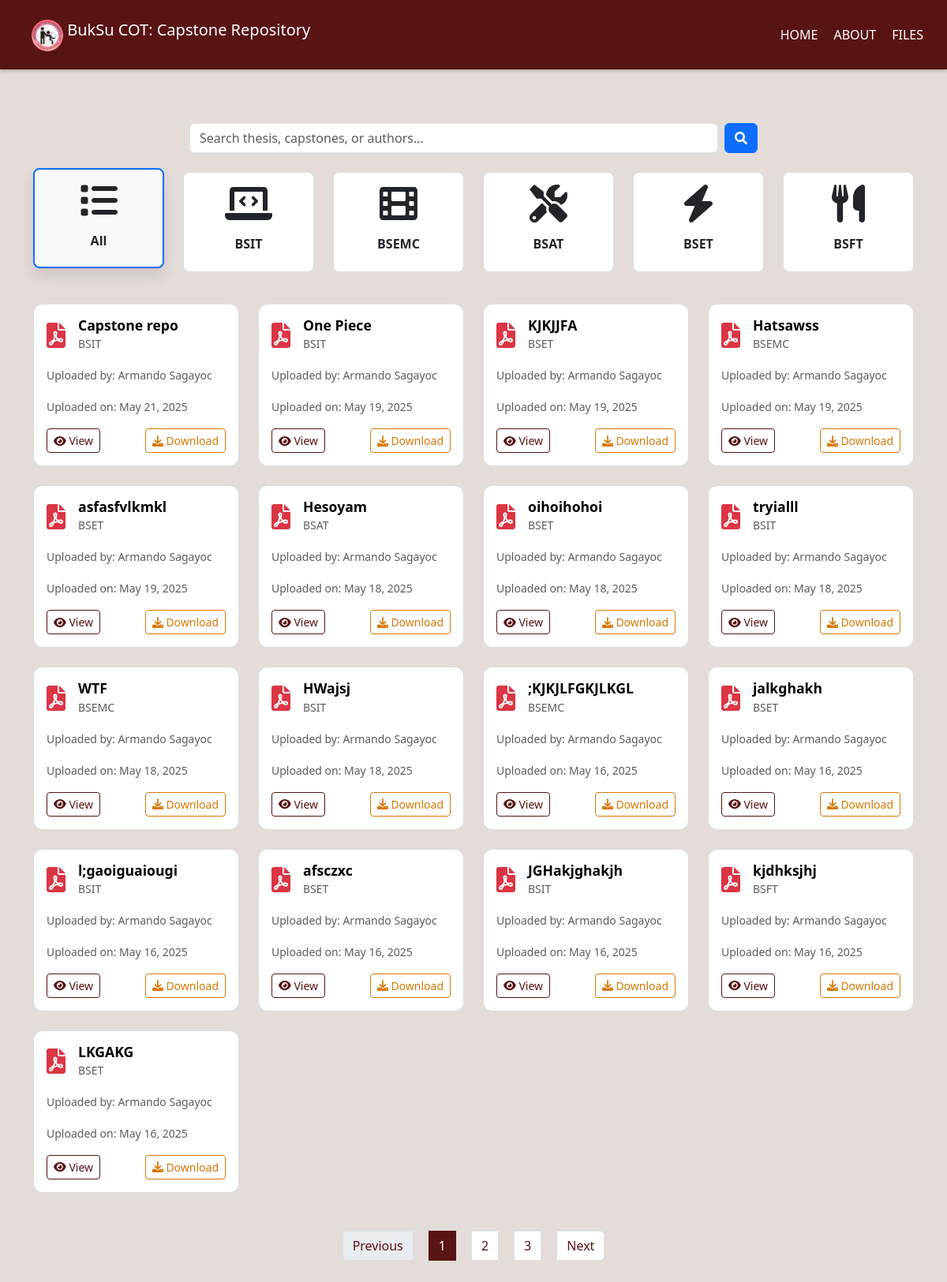
Page /student/publicfiles.php on the committed database.
### tables this page shows
CREATE TABLE `uploads` (
  `id` int(11) NOT NULL,
  `filename` varchar(255) NOT NULL,
  `uploader` varchar(255) NOT NULL,
  `upload_date` datetime DEFAULT current_timestamp(),
  `status` enum('pending','approved','rejected') DEFAULT 'pending',
  `approved` tinyint(1) DEFAULT 0,
  `thesis_name` varchar(255) NOT NULL,
  `group_name` varchar(255) NOT NULL,
  `department_name` varchar(50) NOT NULL,
  `uploaded_by` varchar(255) NOT NULL,
  `uploader_email` varchar(255) DEFAULT NULL,
  `user_id` int(11) DEFAULT NULL
);

### student/publicfiles.php (the view, shortened to what this page needs)
<?php
$mysqli = new mysqli("localhost", "root", "", "thesis_db");
$departmentFilter = $_GET['department'] ?? '';
$search = $_GET['search'] ?? '';
$query = "SELECT * FROM uploads WHERE status = 'Approved'";
$query .= " ORDER BY upload_date DESC";
$result = null;
if ($stmt = $mysqli->prepare($query)) {
    $stmt->execute();
    $result = $stmt->get_result();
} else {
    $uploadStatus = '<div class="alert alert-danger">Query prepare failed: ' . $mysqli->error . '</div>';
}
?>
<!DOCTYPE html>
<!DOCTYPE html>
<html lang="en">
<head>
    <link rel="stylesheet" href="../bootstrap-5.3.3-dist/bootstrap-5.3.3-dist/css/bootstrap.min.css">
    <link rel="stylesheet" href="https://cdnjs.cloudflare.com/ajax/libs/font-awesome/6.0.0/css/all.min.css">
    <link rel="stylesheet" href="https://cdn.jsdelivr.net/npm/bootstrap-icons@1.11.1/font/bootstrap-icons.css">
    <link rel="stylesheet" href="../styles/files-styles.css">
</head>
<body>
    <header>
        <h5>
            <img src="../assets/images/COTLOGO.png" alt="Logo" style="vertical-align: middle; height: 40px; padding-left: 10px; margin-top: 10px;">
            BukSu COT: Capstone Repository
        </h5>
        <nav>
            <ul>
                <li><a href="../student/student.php"><i class=""></i> HOME</a></li>
                <li><a href="\Sagayoc\student\about.php"><i class=""></i> ABOUT</a></li>
                <li><a href="\Sagayoc\student\publicfiles.php"><i class=""></i> FILES</a></li>
            </ul>
        </nav>
    </header>
    <main class="container my-4">
        <div class="container my-4">
    <div class="row justify-content-center">
        <div class="col-md-8">
            <form method="GET" class="d-flex justify-content-center">
                <input class="form-control me-2" type="search" name="search" placeholder="Search thesis, capstones, or authors..." value="<?php echo htmlspecialchars($search); ?>">
                <button class="btn btn-primary" type="submit"><i class="fas fa-search"></i></button>
            </form>
        </div>
    </div>
</div>
        <div class="row mb-4">
            <div class="col-md-2 col-sm-4 mb-3">
                <div class="card department-card text-center p-3 <?php echo (empty($departmentFilter)) ? 'active' : ''; ?>" onclick="filterByDepartment('')">
                    <i class="fas fa-list fa-3x mb-2"></i>
                    <h5>All</h5>
                </div>
            </div>
            <div class="col-md-2 col-sm-4 mb-3">
                <div class="card department-card text-center p-3 <?php echo ($departmentFilter === 'BSIT') ? 'active' : ''; ?>" onclick="filterByDepartment('BSIT')">
                    <i class="fas fa-laptop-code fa-3x mb-2"></i>
                    <h5>BSIT</h5>
                </div>
            </div>
            <div class="col-md-2 col-sm-4 mb-3">
                <div class="card department-card text-center p-3 <?php echo ($departmentFilter === 'BSEMC') ? 'active' : ''; ?>" onclick="filterByDepartment('BSEMC')">
                    <i class="fas fa-film fa-3x mb-2"></i>
                    <h5>BSEMC</h5>
                </div>
            </div>
            <div class="col-md-2 col-sm-4 mb-3">
                <div class="card department-card text-center p-3 <?php echo ($departmentFilter === 'BSAT') ? 'active' : ''; ?>" onclick="filterByDepartment('BSAT')">
                    <i class="fas fa-tools fa-3x mb-2"></i>
                    <h5>BSAT</h5>
                </div>
            </div>
            <div class="col-md-2 col-sm-4 mb-3">
                <div class="card department-card text-center p-3 <?php echo ($departmentFilter === 'BSET') ? 'active' : ''; ?>" onclick="filterByDepartment('BSET')">
                    <i class="fas fa-bolt fa-3x mb-2"></i>
                    <h5>BSET</h5>
                </div>
            </div>
            <div class="col-md-2 col-sm-4 mb-3">
                <div class="card department-card text-center p-3 <?php echo ($departmentFilter === 'BSFT') ? 'active' : ''; ?>" onclick="filterByDepartment('BSFT')">
                    <i class="fas fa-utensils fa-3x mb-2"></i>
                    <h5>BSFT</h5>
                </div>
            </div>
        </div>
        <div class="row mt-4">
            <?php if ($result->num_rows > 0): ?>
                <?php while ($row = $result->fetch_assoc()): ?>
                    <div class="col-md-3 mb-4">
                        <div class="card thesis-card h-100">
                            <div class="card-body">
                                <div class="d-flex align-items-center mb-3">
                                    <i class="fas fa-file-pdf fa-2x text-danger me-3"></i>
                                    <div>
                                        <h5 class="card-title mb-0"><?php echo htmlspecialchars($row['thesis_name']); ?></h5>
                                        <small class="text-muted"><?php echo htmlspecialchars($row['department_name']); ?></small>
                                    </div>
                                </div>
                                <p class="card-text"><small class="text-muted">Uploaded by: <?php echo htmlspecialchars($row['uploaded_by']); ?></small></p>
                                <p class="card-text"><small class="text-muted">Uploaded on: <?php echo date('M d, Y', strtotime($row['upload_date'])); ?></small></p>
                                <div class="d-flex justify-content-between mt-3">
                                    <a href="../uploads/<?php echo htmlspecialchars($row['filename']); ?>" target="_blank" class="btn btn-outline-primary btn-sm">
                                        <i class="fas fa-eye"></i> View
                                    </a>
                                    <a href="../uploads/<?php echo htmlspecialchars($row['filename']); ?>" download class="btn btn-outline-success btn-sm">
                                        <i class="fas fa-download"></i> Download
                                    </a>
                                </div>
                            </div>
                        </div>
                    </div>
                <?php endwhile; ?>
            <?php else: ?>
                <div class="col-12">
                    <div class="alert alert-info">No thesis/capstone projects found. <?php echo (!empty($search)) ? 'Try a different search term.' : ''; ?></div>
                </div>
            <?php endif; ?>
        </div>
        <nav aria-label="Page navigation" class="mt-4">
            <ul class="pagination justify-content-center">
                <li class="page-item disabled">
                    <a class="page-link" href="#" tabindex="-1">Previous</a>
                </li>
                <li class="page-item active"><a class="page-link" href="#">1</a></li>
                <li class="page-item"><a class="page-link" href="#">2</a></li>
                <li class="page-item"><a class="page-link" href="#">3</a></li>
                <li class="page-item">
                    <a class="page-link" href="#">Next</a>
                </li>
            </ul>
        </nav>
    </main>
</body>
</html>

### styles/files-styles.css (style rules this page uses)
body { margin: 0; padding: 0; font-family: 'Segoe UI', sans-serif; background-color: #E3DCD9; color: #000000; }
header { background-color: #581413; color: #FFFFFF; padding: 15px 30px; display: flex; align-items: center; justify-content: space-between; box-shadow: 0 2px 5px rgba(0, 0, 0, 0.2); position: sticky; top: 0; z-index: 999; }
nav ul { list-style: none; display: flex; gap: 20px; margin: 0; padding: 0; }
nav ul li a { color: #FFFFFF; text-decoration: none; transition: color 0.3s; }
main { padding: 20px; max-width: 1200px; margin: 0 auto; }
.department-card { cursor: pointer; transition: all 0.4s cubic-bezier(0.175, 0.885, 0.32, 1.275); padding: 15px 10px !important; border-radius: 8px; height: 100%; background-color: #FFFFFF; border: 1px solid #ddd; overflow: hidden; }
.department-card.active { border: 2px solid #581413; background-color: #f8f9fa; transform: translateY(-5px); box-shadow: 0 10px 20px rgba(0, 0, 0, 0.1); }
.department-card h5 { margin-top: 10px; font-weight: 600; font-size: 1rem; transition: color 0.3s ease; }
.thesis-card { transition: all 0.4s ease; border-radius: 12px; border: 1px solid #ddd; background-color: #FFFFFF; overflow: hidden; position: relative; z-index: 1; }
.thesis-card::before { content: ''; position: absolute; top: 0; left: 0; width: 100%; height: 100%; background: linear-gradient(135deg, rgba(88, 20, 19, 0.05), rgba(217, 119, 6, 0.05)); opacity: 0; transition: opacity 0.4s ease; z-index: -1; }
.thesis-card .card-title { font-weight: 600; font-size: 1.1rem; color: #000000; transition: color 0.3s ease; }
.btn-outline-primary { color: #581413; border-color: #581413; transition: all 0.3s ease; position: relative; overflow: hidden; z-index: 1; }
.btn-outline-primary::before { content: ''; position: absolute; top: 0; left: -100%; width: 100%; height: 100%; background-color: #581413; transition: all 0.3s ease; z-index: -1; }
.btn-outline-success { color: #D97706; border-color: #D97706; transition: all 0.3s ease; position: relative; overflow: hidden; z-index: 1; }
.btn-outline-success::before { content: ''; position: absolute; top: 0; left: -100%; width: 100%; height: 100%; background-color: #D97706; transition: all 0.3s ease; z-index: -1; }
.btn-outline-primary { color: #581413; border-color: #581413; }
.pagination .page-link { color: #581413; transition: all 0.3s ease; }
.pagination .page-item.active .page-link { background-color: #581413; border-color: #581413; color: #FFFFFF; }
main > * { animation: fadeIn 0.6s ease forwards; }
main > *:nth-child(1) { animation-delay: 0.1s; }
main > *:nth-child(2) { animation-delay: 0.2s; }
main > *:nth-child(3) { animation-delay: 0.3s; }
main > *:nth-child(4) { animation-delay: 0.4s; }
.department-card.active { animation: pulse 2s infinite; }
html { scroll-behavior: smooth; }

### student/publicfiles.php (style rules this page uses)
.department-card { cursor: pointer; transition: all 0.3s ease; }
.department-card.active { border: 2px solid #0d6efd; background-color: #f8f9fa; }
.thesis-card { transition: all 0.3s ease; }

### rows in the picture
uploads: thesis_name "Capstone repo", department_name "BSIT", uploaded_by "Armando Sagayoc", upload_date "May 21, 2025"
uploads: thesis_name "One Piece", department_name "BSIT", uploaded_by "Armando Sagayoc", upload_date "May 19, 2025"
uploads: thesis_name "KJKJJFA", department_name "BSET", uploaded_by "Armando Sagayoc", upload_date "May 19, 2025"
uploads: thesis_name "Hatsawss", department_name "BSEMC", uploaded_by "Armando Sagayoc", upload_date "May 19, 2025"
uploads: thesis_name "asfasfvlkmkl", department_name "BSET", uploaded_by "Armando Sagayoc", upload_date "May 19, 2025"
uploads: thesis_name "Hesoyam", department_name "BSAT", uploaded_by "Armando Sagayoc", upload_date "May 18, 2025"
uploads: thesis_name "oihoihohoi", department_name "BSET", uploaded_by "Armando Sagayoc", upload_date "May 18, 2025"
uploads: thesis_name "tryialll", department_name "BSIT", uploaded_by "Armando Sagayoc", upload_date "May 18, 2025"
uploads: thesis_name "WTF", department_name "BSEMC", uploaded_by "Armando Sagayoc", upload_date "May 18, 2025"
uploads: thesis_name "HWajsj", department_name "BSIT", uploaded_by "Armando Sagayoc", upload_date "May 18, 2025"
uploads: thesis_name ";KJKJLFGKJLKGL", department_name "BSEMC", uploaded_by "Armando Sagayoc", upload_date "May 16, 2025"
uploads: thesis_name "jalkghakh", department_name "BSET", uploaded_by "Armando Sagayoc", upload_date "May 16, 2025"
uploads: thesis_name "l;gaoiguaiougi", department_name "BSIT", uploaded_by "Armando Sagayoc", upload_date "May 16, 2025"
uploads: thesis_name "afsczxc", department_name "BSET", uploaded_by "Armando Sagayoc", upload_date "May 16, 2025"
uploads: thesis_name "JGHakjghakjh", department_name "BSIT", uploaded_by "Armando Sagayoc", upload_date "May 16, 2025"
uploads: thesis_name "kjdhksjhj", department_name "BSFT", uploaded_by "Armando Sagayoc", upload_date "May 16, 2025"
uploads: thesis_name "LKGAKG", department_name "BSET", uploaded_by "Armando Sagayoc", upload_date "May 16, 2025"
